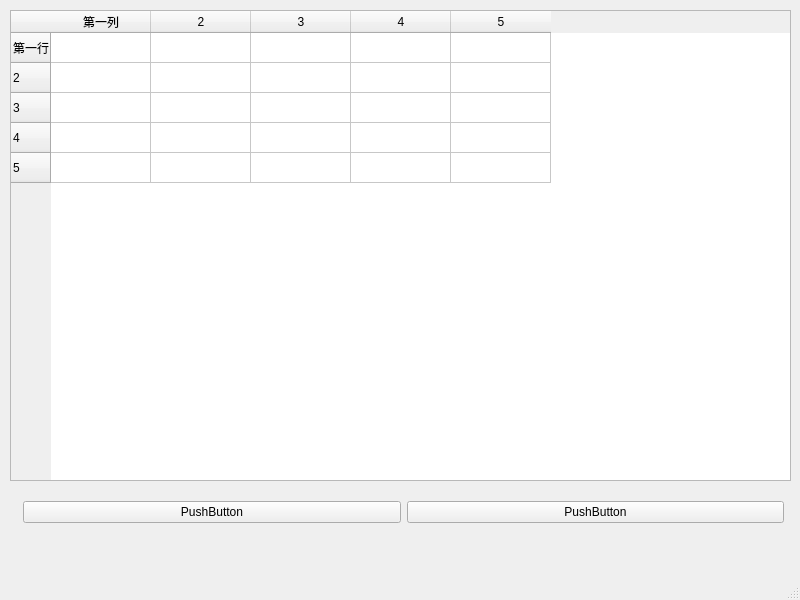
<?xml version="1.0" encoding="UTF-8"?>
<ui version="4.0">
 <class>MainWindow</class>
 <widget class="QMainWindow" name="MainWindow">
  <property name="geometry">
   <rect>
    <x>0</x>
    <y>0</y>
    <width>800</width>
    <height>600</height>
   </rect>
  </property>
  <property name="windowTitle">
   <string>MainWindow</string>
  </property>
  <widget class="QWidget" name="centralwidget">
   <widget class="QTableWidget" name="tableWidget">
    <property name="geometry">
     <rect>
      <x>10</x>
      <y>10</y>
      <width>781</width>
      <height>471</height>
     </rect>
    </property>
    <property name="rowCount">
     <number>5</number>
    </property>
    <property name="columnCount">
     <number>5</number>
    </property>
    <row>
     <property name="text">
      <string>第一行</string>
     </property>
    </row>
    <row/>
    <row/>
    <row/>
    <row/>
    <column>
     <property name="text">
      <string>第一列</string>
     </property>
    </column>
    <column/>
    <column/>
    <column/>
    <column/>
   </widget>
   <widget class="QWidget" name="">
    <property name="geometry">
     <rect>
      <x>23</x>
      <y>500</y>
      <width>761</width>
      <height>25</height>
     </rect>
    </property>
    <layout class="QHBoxLayout" name="horizontalLayout">
     <item>
      <widget class="QPushButton" name="pushButton">
       <property name="text">
        <string>PushButton</string>
       </property>
      </widget>
     </item>
     <item>
      <widget class="QPushButton" name="pushButton_2">
       <property name="text">
        <string>PushButton</string>
       </property>
      </widget>
     </item>
    </layout>
   </widget>
  </widget>
  <widget class="QMenuBar" name="menubar">
   <property name="geometry">
    <rect>
     <x>0</x>
     <y>0</y>
     <width>800</width>
     <height>23</height>
    </rect>
   </property>
  </widget>
  <widget class="QStatusBar" name="statusbar"/>
 </widget>
 <resources/>
 <connections/>
</ui>
